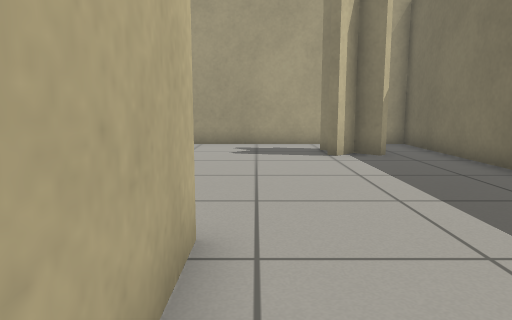
View 1 (above)

15 first-person views from a walk through a world built for the Gazebo simulator. The camera is 0.64 m above the floor, tilts 8° down and sees 70° across. The floor is counted in squares, 0.5 m on a side. Each view is taken from the middle of a square. On the plan, view 1 faces up. The plan holds only what a view shows up to about 15 squares ahead; the rest is blank.

View 2
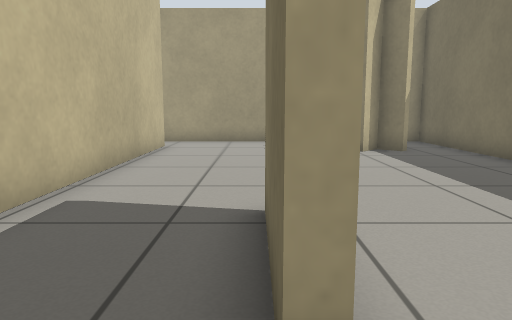

View 3
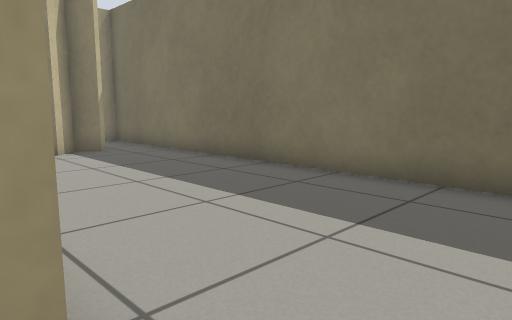

View 4
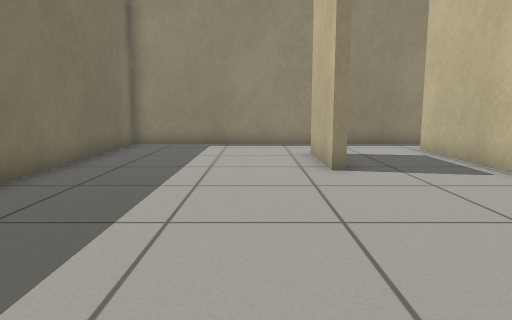

View 5
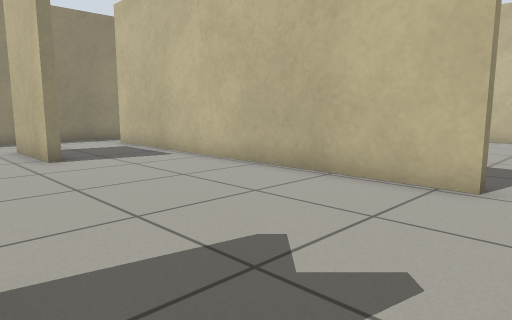

View 6
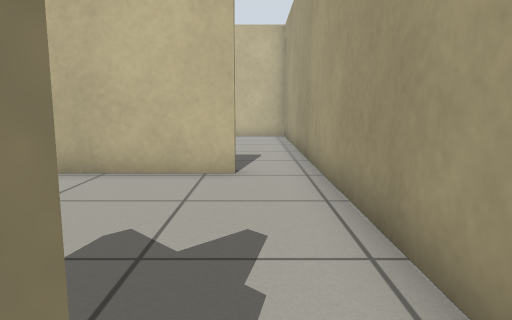

View 7
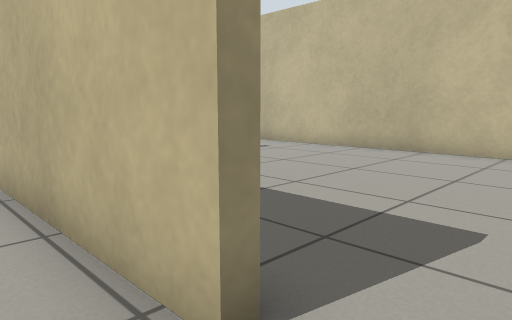

View 8
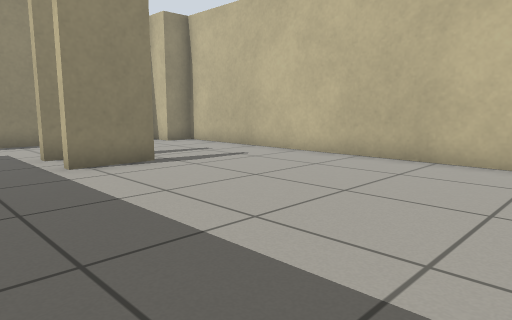

View 9
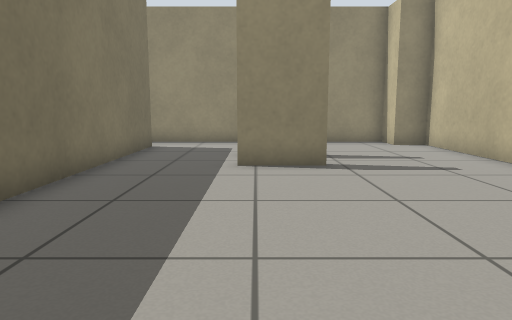

View 10
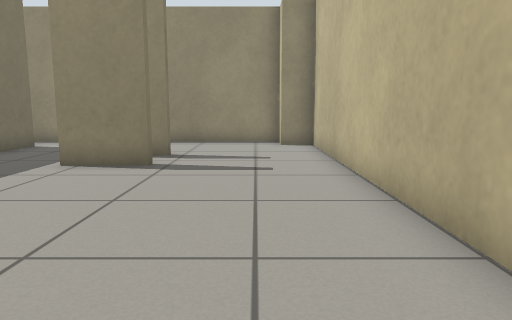

View 11
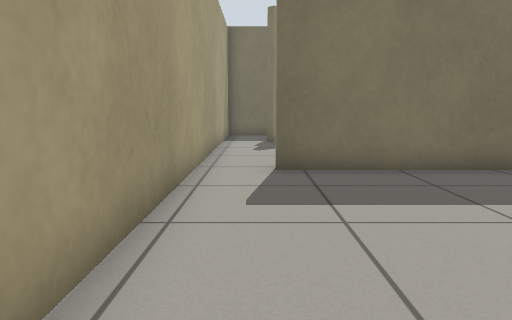

View 12
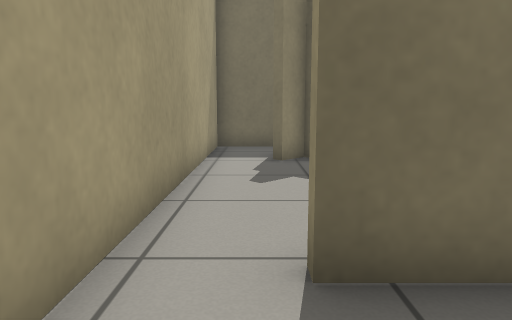

View 13
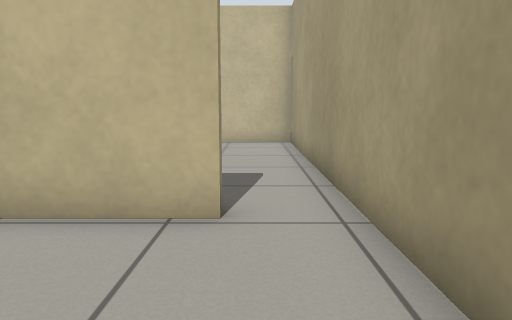

View 14
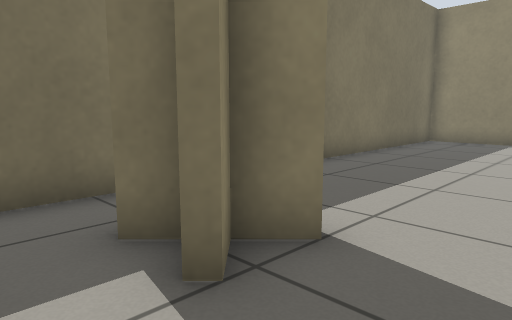

View 15
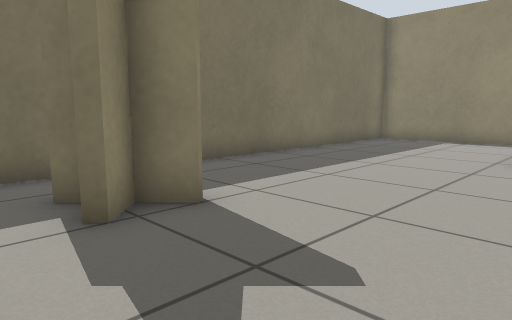

### Floor plan
Points are (right, up) in squares from view 1. A wall is a line through its corners. A room is listed if a view was taken in it or the views show most of it. See-through windows are left out.
Room 1 (views 1, 2, 3, 4, 5, 6, 7, 13, 14, 15)
walls: (2, 10.1) (2.6, 10.7) (2, 11.4); (3.5, 9.9) (2.8, 10.5) (2.2, 9.8); (2.9, 11) (3.5, 11.6); (-0.9, 0.4) (-0.9, 3.4) (-0.6, 3.4) (-0.6, 0.4); (-4.2, 11.6) (-4.2, -0.5); (-3.5, -2.1) (5.4, -2.1) (5.4, 13.3) (-3.6, 13.3)
low walls: (-0.6, 0.4) (-0.9, 0.4)
ways out: opening at (-4, -1) to room 2; opening at (-4, 12.5) to room 2
Room 2 (views 8, 9, 10, 11, 12)
walls: (-9.6, 3.8) (-7.5, 3.8); (-9.6, 2.1) (-7.5, 2.1); (-4.5, -0.5) (-4.5, 11.6); (-3.6, 13.3) (-14, 13.3) (-14, -0.9) (-12.9, -0.9) (-12.9, -2.1) (-3.5, -2.1)
ways out: opening at (-4, -1) to room 1; opening at (-4, 12.5) to room 1

Where each view was taken, in squares from view 1:
view 1: 0 up, 0 right, facing up
view 2: 1 down, 1 left, facing up
view 3: 1 down, 1 left, facing up-right
view 4: 11 up, 1 right, facing down
view 5: 13 up, 2 right, facing down-left
view 6: 12 up, 3 right, facing left
view 7: 13 up, 3 left, facing down-left
view 8: 12 up, 5 left, facing down-left
view 9: 12 up, 8 left, facing down
view 10: 12 up, 12 left, facing down
view 11: 12 up, 12 left, facing right
view 12: 12 up, 7 left, facing right
view 13: 12 up, 0 right, facing left
view 14: 13 up, 0 right, facing down-right
view 15: 13 up, 2 left, facing down-right
